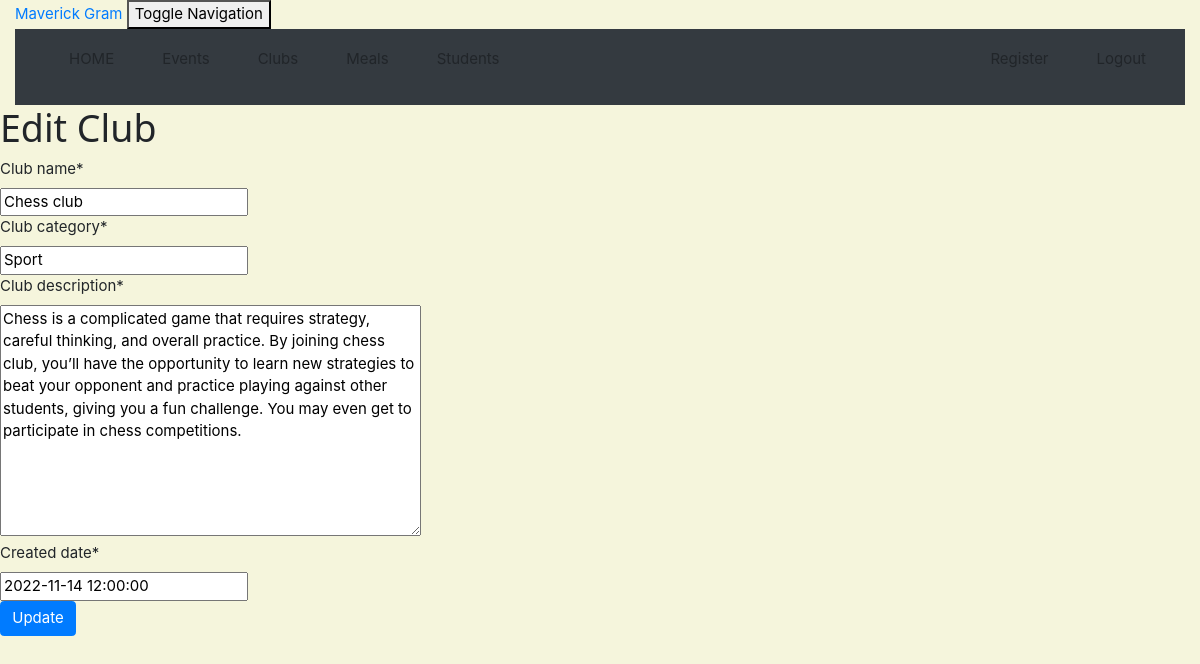
/club/5/edit/ (signed in), run on an earlier commit of the app's database.
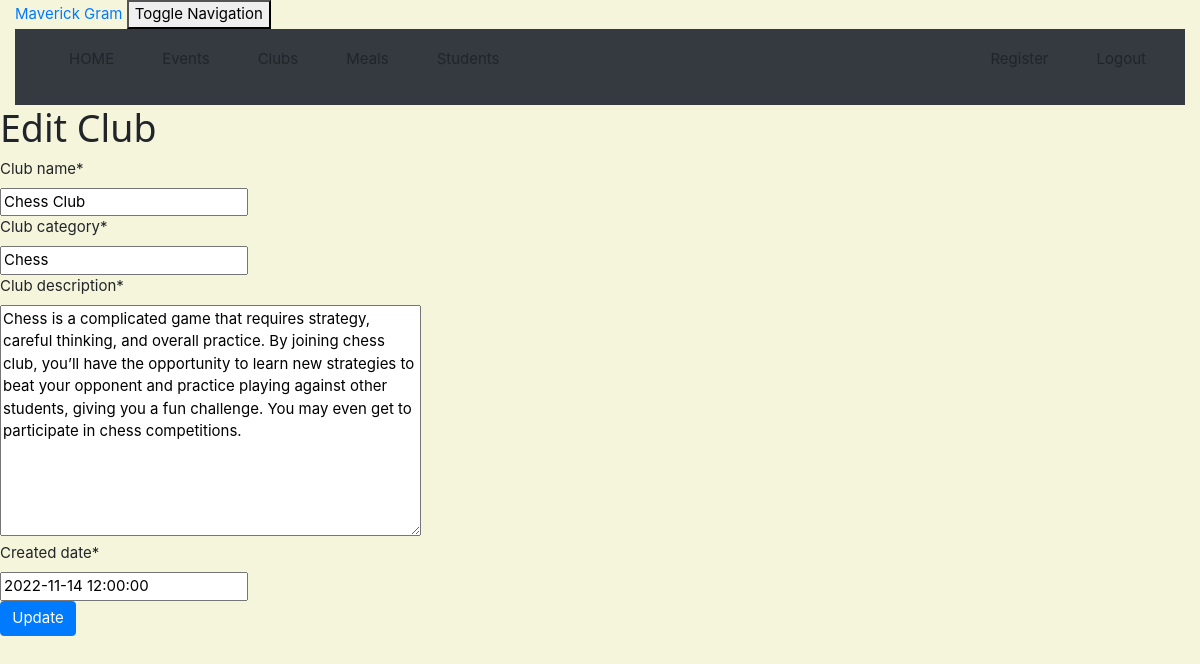
And on a later commit of the database.
### crm/models.py (models this page shows, shortened)
class Club(models.Model):
    club_name = models.CharField(max_length=100)
    club_category = models.CharField(max_length=100)
    club_description = models.TextField()
    created_date = models.DateTimeField(
        default=timezone.now)

### crm/views.py (the view)
# urls.py: path('club/<int:pk>/edit/', views.club_edit, name='club_edit'),
@staff_member_required
def club_edit(request, pk):
    club = get_object_or_404(Club, pk=pk)
    if request.method == "POST":
        form = ClubForm(request.POST, instance=club)
        if form.is_valid():
            club = form.save(commit=False)
            club.updated_date = timezone.now()
            club.save()
            club = Club.objects.filter()
            return render(request, 'crm/club_list.html',
                          {'clubs': club})
    else:
        form = ClubForm(instance=club)
    return render(request, 'crm/club_edit.html', {'form': form})

### crm/forms.py
class ClubForm(forms.ModelForm):
    class Meta:
        model = Club
        fields = ( 'club_name', 'club_category', 'club_description', 'created_date')

### crm/templates/crm/club_edit.html (shortened to what this page needs)
<!DOCTYPE html>
<html lang="en">
{% extends 'crm/base.html' %}
{% load crispy_forms_tags %}
{% block content %}
    <h1>Edit Club</h1>
    <form method="POST" class="customer-form">{% csrf_token %}
        {{ form|crispy }}
        <button type="submit" class="btn btn-primary">Update</button>
    </form>
{% endblock %}

What changed in the data, as far as the page shows it:
changed Club: club_name "Chess club" → "Chess Club"; club_category "Sport" → "Chess"
